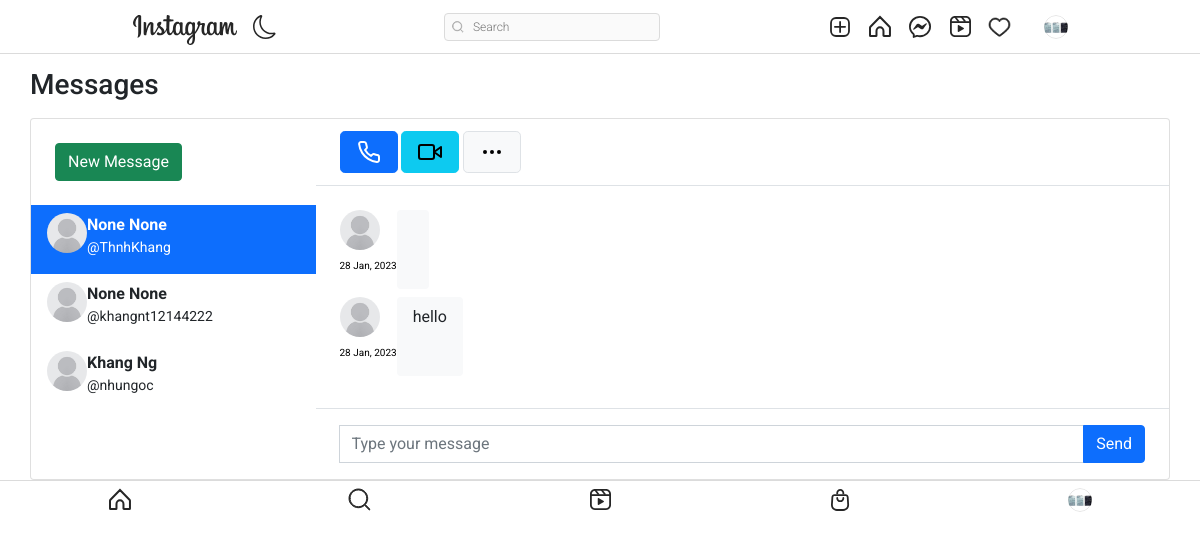
Screenshot of /message/ (signed in) with the database file from the repository.
### authy/models.py (models this page shows, shortened)
class Profile(models.Model):
    user = models.OneToOneField(User, related_name='profile', on_delete=models.CASCADE)
    image = models.ImageField(upload_to="profile_pciture", null=True, default="default.jpg")
    first_name = models.CharField(max_length=200, null=True, blank=True)
    last_name = models.CharField(max_length=200, null=True, blank=True)
    bio = models.CharField(max_length=200, null=True, blank=True)
    location = models.CharField(max_length=200, null=True, blank=True)
    url = models.URLField(max_length=200, null=True, blank=True)
    favourite = models.ManyToManyField(Post, blank=True)

### directs/models.py (models this page shows, shortened)
class Message(models.Model):
    user = models.ForeignKey(User, on_delete=models.CASCADE, related_name="user")
    sender = models.ForeignKey(User, on_delete=models.CASCADE, related_name="from_user")
    reciepient = models.ForeignKey(User, on_delete=models.CASCADE, related_name="to_user")
    body = models.TextField(null=True)
    date = models.DateTimeField(auto_now_add=True)
    is_read = models.BooleanField(default=False)
    def get_message(user):
        users = []
        messages = Message.objects.filter(user=user).values('reciepient').annotate(last=Max('date')).order_by('-last')
        for message in messages:
            users.append({
                'user': User.objects.get(pk=message['reciepient']),
                'last': message['last'],
                'unread': Message.objects.filter(user=user, reciepient__pk=message['reciepient'], is_read=False).count()
            })
        return users

### directs/views.py (the view)
# urls.py: path('', inbox, name="message"),
@login_required
def inbox(request):
    user = request.user
    messages = Message.get_message(user=request.user)
    active_direct = None
    directs = None
    profile = get_object_or_404(Profile, user=user)
    if messages:
        message = messages[0]
        active_direct = message['user'].username
        directs = Message.objects.filter(user=request.user, reciepient=message['user'])
        directs.update(is_read=True)
        for message in messages:
            if message['user'].username == active_direct:
                message['unread'] = 0
    context = {
        'directs':directs,
        'messages': messages,
        'active_direct': active_direct,
        'profile': profile,
    }
    return render(request, 'directs/direct.html', context)

### templates/directs/direct.html (shortened to what this page needs)
{% extends 'base.html' %}
{% load static %}
{% block content %}
<head>
	<link href="https://cdn.jsdelivr.net/npm/bootstrap@5.1.3/dist/css/bootstrap.min.css" rel="stylesheet">
</head>
<br><br>
<main class="conetent">
    <div class="container p-0">
		<h1 class="h3 mb-3">Messages</h1>
		<div class="card">
			<div class="row g-0">
				<div class="col-12 col-lg-12 col-xl-3 border-right chat-messages" >
					<div class="px-4 d-none d-md-block">
						<div class="d-flex align-items-center">
							<div class="flex-grow-1">
								<a href="{% url 'search-users' %}" class="btn btn-success mt-4 mb-4">New Message</a>
							</div>
						</div>
					</div>
					{% for message in messages %}
					<a href="{% url 'directs' message.user.username %}" class="list-group-item list-group-item-action border-0 {% if active_direct == message.user.username %}active{% endif %}">
						<div class="d-flex align-items-start pb-2">
								<img src="{{ message.user.profile.image.url }}" class="rounded-circle mr-1" alt="img" width="40" height="40">
							<div class="flex-grow-1 ml-6">
								<b>{{message.user.profile.first_name}} {{message.user.profile.last_name}}</b>
								<div class="small"> @{{message.user.username}}</div>
							</div>
						</div>
					</a>
					{% endfor %}
				</div>
				<div class="col-12 col-lg-7 col-xl-9">
					<div class="py-2 px-4 border-bottom d-none d-lg-block">
						<div class="d-flex align-items-center py-1">
							<div>
								<button class="btn btn-primary btn-lg mr-1 px-3"></button>
								<button class="btn btn-info btn-lg mr-1 px-3 d-none d-md-inline-block"></button>
								<button class="btn btn-light border btn-lg px-3"></button>
							</div>
						</div>
					</div>
					<div class="position-relative">
						<div class="chat-messages p-4">
									{% for direct in directs %}
										{% if direct.sender == request.user %}
											<div class="chat-message-right pb-2">
												<div>
													<a href=""><img src="{{ direct.sender.profile.image.url }}" class="rounded-circle mr-1" alt="img" width="40" height="40"></a>
													<div class="text-muted small text-nowrap mt-2" style="font-size:10px; color: rgba(180, 180, 180, 0);"><p style="font-size:10px; color: black;">{{direct.date|date:"d M, Y"}}</p></div>
												</div>
												<div class="flex-shrink-1 bg-light rounded py-2 px-3 ml-3">
													{{direct.body}}
												</div>
											</div>
										{% else %}
											<div class="chat-message-left pb-2">
												<div>
													<a href=""><img src="{{ direct.sender.profile.image.url }}" class="rounded-circle mr-1" alt="img" width="40" height="40"></a>
													<div class="text-muted small text-nowrap mt-2" style="font-size:10px; color: rgba(180, 180, 180, 0);"><p style="font-size:10px; color: black;">{{direct.date|date:"d M, Y"}}</p></div>
												</div>
												<div class="flex-shrink-1 bg-light rounded py-2 px-3 ml-3">
													{{direct.body}}
												</div>
											</div>
										{% endif %}
									{% endfor %}
						</div>
					</div>
						<div class="flex-grow-0 py-3 px-4 border-top">
							<form method="POST" action="{% url 'send-directs' %}">
								<div class="input-group">
									<input name="body" type="text" class="form-control" placeholder="Type your message">
									<button class="btn btn-primary" type="submit">Send</button>
								</div>
							</form>
						</div>
				</div>
			</div>
		</div>
	</div>
</main>
</html>
{% endblock content %}

### templates/base.html (shortened to what this page needs)
{% load static %}
<!DOCTYPE html>
<html lang="en">
<head>
    <link rel="stylesheet" href="https://cdn.jsdelivr.net/npm/bootstrap-icons@1.8.1/font/bootstrap-icons.css">
    <link href="https://cdn.jsdelivr.net/npm/bootstrap@5.1.3/dist/css/bootstrap.min.css" rel="stylesheet">
    <link rel="stylesheet" type="text/css" href="{% static 'assets1/style.css' %}">
</head>
<body>
    <header class="header">
        <nav class="header__content">
            <div class="header__buttons">
                <a href="{% url 'index' %}" class="header__home">
                </a>
                <button class="header__theme-button" title="Toggle Theme">
                </button>
            </div>
            <form action="{% url 'search-users' %}" method="GET">
                <div class="header__search">
                    <input type="text" placeholder="Search" name="q" value="{{ request.GET.q }}">
                </div>
            </form>
            <div class="header__buttons header__buttons--desktop">
                <a href="{% url 'newpost' %}">
                </a>
                <a href="{% url 'index' %}">
                </a>
                <a href="{% url 'message' %}">
                </a>
                <a href="#">
                </a>
                <span>
                    <a href="{% url 'show-notification' %}">
                    </a>
                </span>
                <a href="">
                    <button class="profile-button">
                        <a href="{% url 'profile' request.user %}">
                            <div class="profile-button__picture">
                                <img src="{{request.user.profile.image.url}}" alt="User Picture">
                            </div>
                        </a>
                    </button>
                </a>
            </div>
        </nav>
    </header>
    {% block content %}
    {% endblock content %}
    <nav class="navbar">
        <a href="#" class="navbar__button">
        </a>
        <a href="{% url 'search-users'  %}" class="navbar__button">
        </a>
        <a href="#" class="navbar__button">
        </a>
        <a href="#" class="navbar__button">
        </a>
        <a href="{% url 'profile' request.user %}" class="navbar__button profile-button">
            <div class="profile-button__picture">
                <img src="{{request.user.profile.image.url}}" alt="User Picture">
            </div>
        </a>
    </nav>
</body>
</html>

### static/assets1/style.css (style rules this page uses)
*, *::after, *::before { box-sizing: border-box; margin: 0; padding: 0; }
*, button, input, select, textarea { font-family: 'Roboto', sans-serif; }
:root { --primary: hsl(0, 0%, 100%); --secondary: hsl(0, 0%, 98%); --border: hsl(0, 0%, 86%); --story-border: hsl(0, 0%, 78%); --img-border: hsla(0, 0%, 0%, 0.1); --text-dark: hsl(0, 0%, 15%); --text-light: hsl(0, 0%, 60%); --like: hsl(355, 82%, 61%); --link: hsl(204, 100%, 48%); --header-height: 44px; --nav-height: 44px; }
body { min-height: 100vh; display: flex; flex-direction: column; overflow-y: auto; }
svg { display: block; }
img { max-width: 100%; }
.header { width: 100%; height: var(--header-height); background-color: var(--primary); display: flex; justify-content: center; position: fixed; top: 0; left: 0; z-index: 2; }
.header::after { content: ''; position: absolute; bottom: 0; width: 100%; height: 1px; background-color: var(--border); }
.header__content { width: 100%; max-width: 975px; padding: 0 14px; display: flex; justify-content: space-between; align-items: center; }
.header__home { margin-top: 5px; }
.header__theme-button { background-color: transparent; border: none; cursor: pointer; }
.header__theme-button-moon { display: unset; }
.header__search { width: 216px; height: 28px; display: none; align-items: center; position: relative; }
.header__search svg { width: 12px; height: 12px; position: absolute; left: 8px; }
.header__search input { width: 100%; height: 100%; background-color: var(--secondary); padding: 4px 10px 4px 28px; border: 1px solid var(--border); border-radius: 4px; outline: none; font-size: 12px; font-weight: 300; text-decoration: none; color: var(--text-light); text-overflow: ellipsis; overflow: hidden; white-space: nowrap; }
.header__buttons { display: flex; align-items: center; gap: 16px; }
.navbar { width: 100%; height: var(--nav-height); background-color: var(--primary); display: flex; position: fixed; bottom: 0; left: 0; z-index: 2; }
.navbar::after { content: ''; position: absolute; top: 0; width: 100%; height: 1px; background-color: var(--border); }
.navbar__button { flex: 1 0 auto; display: flex; justify-content: center; align-items: center; }
.profile-button { background-color: transparent; border: none; outline: none; cursor: pointer; position: relative; }
.profile-button__picture { width: 24px; height: 24px; border-radius: 50%; overflow: hidden; position: relative; }
.profile-button__picture::after { content: ''; position: absolute; top: 0; bottom: 0; left: 0; right: 0; border: 1px solid var(--img-border); border-radius: 50%; }
@media (min-width: 768px) { :root { --header-height: 54px; --nav-height: 0px; } }
@media (min-width: 768px) { .header__content { padding: 0 20px; } }
@media (min-width: 768px) { .header__search { display: flex; } }
@media (min-width: 768px) { .navbar { display: none; } }

### templates/directs/direct.html (style rules this page uses)
body { margin-top:20px; }
.chat-messages { display: flex; flex-direction: column; max-height: 800px; overflow-y: scroll }
.chat-message-left, .chat-message-right { display: flex; flex-shrink: 0 }
.chat-message-left { margin-right: auto }
.py-3 { padding-top: 1rem!important; padding-bottom: 1rem!important; }
.px-4 { padding-right: 1.5rem!important; padding-left: 1.5rem!important; }
.flex-grow-0 { flex-grow: 0!important; }
.border-top { border-top: 1px solid #dee2e6!important; }

### rows the page displays
Message: sender.profile.image (placeholder picture), date "28 Jan, 2023"
Message: sender.profile.image (placeholder picture), date "28 Jan, 2023", body "hello"

### other values shown
{{ message.user.profile.first_name }} "None"
{{ message.user.profile.last_name }} "None"
{{ message.user.username }} "ThnhKhang"
{{ message.user.username }} "khangnt12144222"
{{ message.user.profile.first_name }} "Khang"
{{ message.user.profile.last_name }} "Ng"
{{ message.user.username }} "nhungoc"
